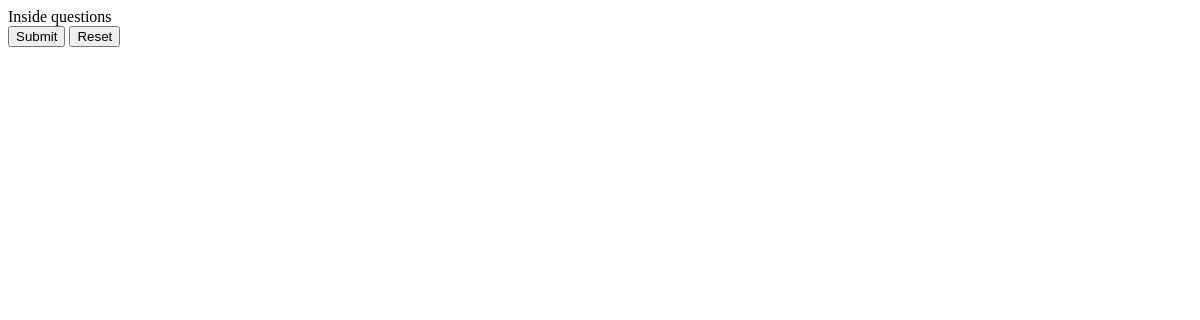
Before: /questions.php with the older database file.
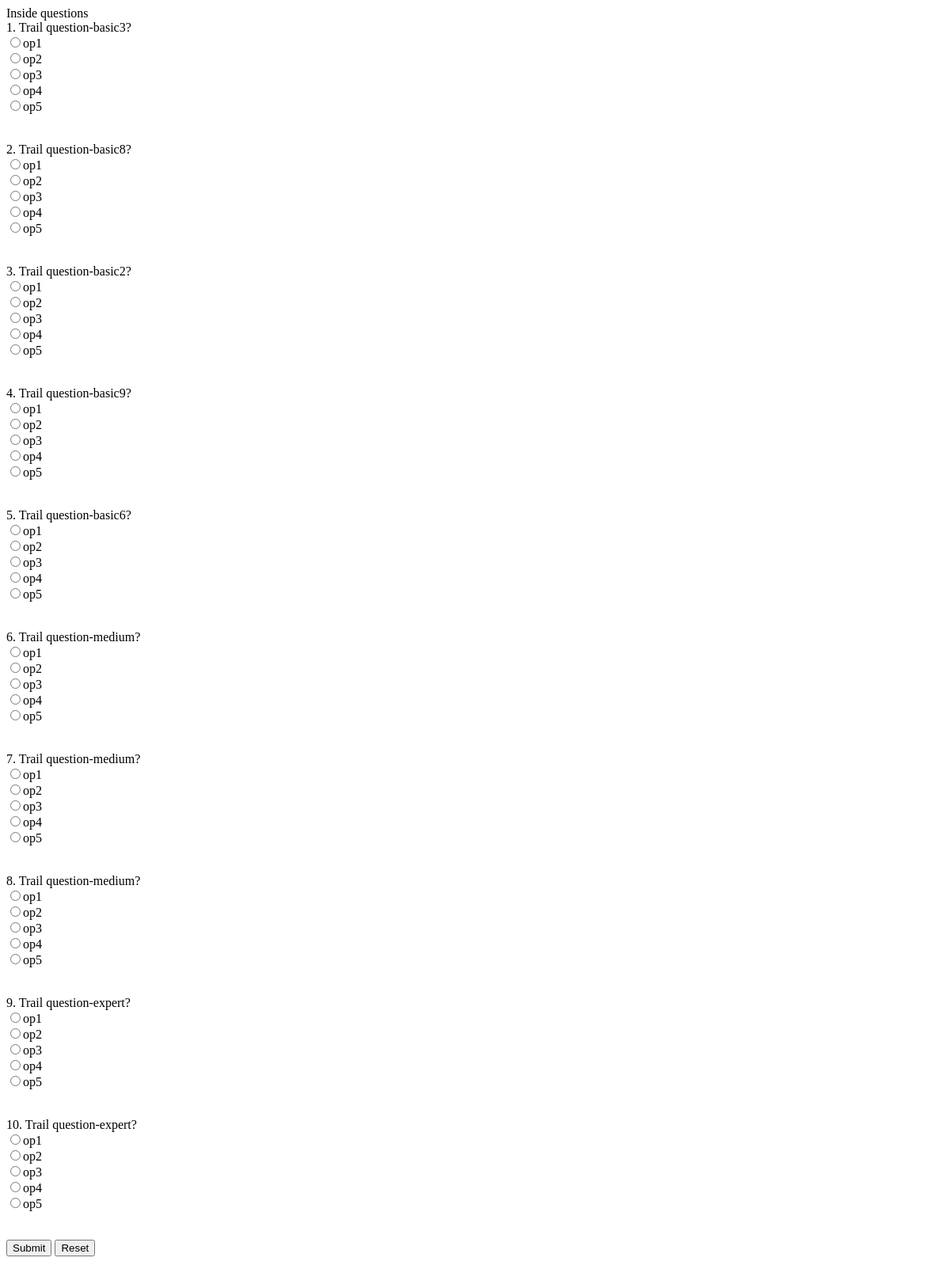
After: the same page with the newer database file.
### tables this page shows
CREATE TABLE IF NOT EXISTS `qa_basic` (
  `qid` text NOT NULL,
  `question` text NOT NULL,
  `option1` text NOT NULL,
  `option2` text NOT NULL,
  `option3` text NOT NULL,
  `option4` text NOT NULL,
  `option5` text NOT NULL
);

CREATE TABLE IF NOT EXISTS `qa_medium` (
  `qid` text NOT NULL,
  `question` text NOT NULL,
  `option1` text NOT NULL,
  `option2` text NOT NULL,
  `option3` text NOT NULL,
  `option4` text NOT NULL,
  `option5` text NOT NULL
);

CREATE TABLE IF NOT EXISTS `qa_expert` (
  `qid` text NOT NULL,
  `question` text NOT NULL,
  `option1` text NOT NULL,
  `option2` text NOT NULL,
  `option3` text NOT NULL,
  `option4` text NOT NULL,
  `option5` text NOT NULL
);

### questions.php (the view, shortened to what this page needs)
<html>
<head>
</head>
<body>
<form name="launch" action="./validate.php" method="post">
<?php
include "dbconfig.php";
$conn = mysql_connect($dbhost, $dbuser, $dbpass);
$qnum = 1;
createQuestions("qa_basic", 5, $conn, $qnum);
createQuestions("qa_medium", 3, $conn, $qnum);
createQuestions("qa_expert", 2, $conn, $qnum);
function createQuestions($tablename, $count, $connection, $qnum) {
 global $qnum;
$query = "SELECT * FROM ".$tablename." ORDER BY RAND() LIMIT ".$count;
$result = mysql_query($query, $connection) or die("Could not execute query:".mysql_error());
while($row=mysql_fetch_array($result)) {
echo $qnum.". ".$row["question"]."<br>";
echo "<input type='radio' name='option".$qnum."' id='option1".$qnum."' value=''>".$row["option1"]."<br>";
echo "<input type='radio' name='option".$qnum."' id='option2".$qnum."' value='".$row["option2"]."'>".$row["option2"]."<br>";
if (isset($row["option3"])) echo "<input type='radio' name='option3".$qnum."' id='option".$qnum."' value='".$row["option3"]."'>".$row["option3"]."<br>";
if (isset($row["option4"])) echo "<input type='radio' name='option4".$qnum."' id='option".$qnum."' value='".$row["option4"]."'>".$row["option4"]."<br>";
if (isset($row["option5"])) echo "<input type='radio' name='option5".$qnum."' id='option".$qnum."' value='".$row["option5"]."'>".$row["option5"]."<br>";
echo "<br><br>";
$qnum++;
}
}
?>
<input name="submit" type="submit" id="submit" onclick="return validate()" value="Submit">
<input name="reset" type="reset" id="reset" onclick="return confirm()" value="Reset">
</form>
</body>
</html>

Changed rows visible on the page:
added qa_basic: question "Trail question-basic3?", option1 "op1", option2 "op2", option3 "op3", option4 "op4", option5 "op5"
added qa_basic: question "Trail question-basic8?", option1 "op1", option2 "op2", option3 "op3", option4 "op4", option5 "op5"
added qa_basic: question "Trail question-basic2?", option1 "op1", option2 "op2", option3 "op3", option4 "op4", option5 "op5"
added qa_basic: question "Trail question-basic9?", option1 "op1", option2 "op2", option3 "op3", option4 "op4", option5 "op5"
added qa_basic: question "Trail question-basic6?", option1 "op1", option2 "op2", option3 "op3", option4 "op4", option5 "op5"
added qa_medium: question "Trail question-medium?", option1 "op1", option2 "op2", option3 "op3", option4 "op4", option5 "op5"
added qa_medium: question "Trail question-medium?", option1 "op1", option2 "op2", option3 "op3", option4 "op4", option5 "op5"
added qa_medium: question "Trail question-medium?", option1 "op1", option2 "op2", option3 "op3", option4 "op4", option5 "op5"
added qa_expert: question "Trail question-expert?", option1 "op1", option2 "op2", option3 "op3", option4 "op4", option5 "op5"
added qa_expert: question "Trail question-expert?", option1 "op1", option2 "op2", option3 "op3", option4 "op4", option5 "op5"
